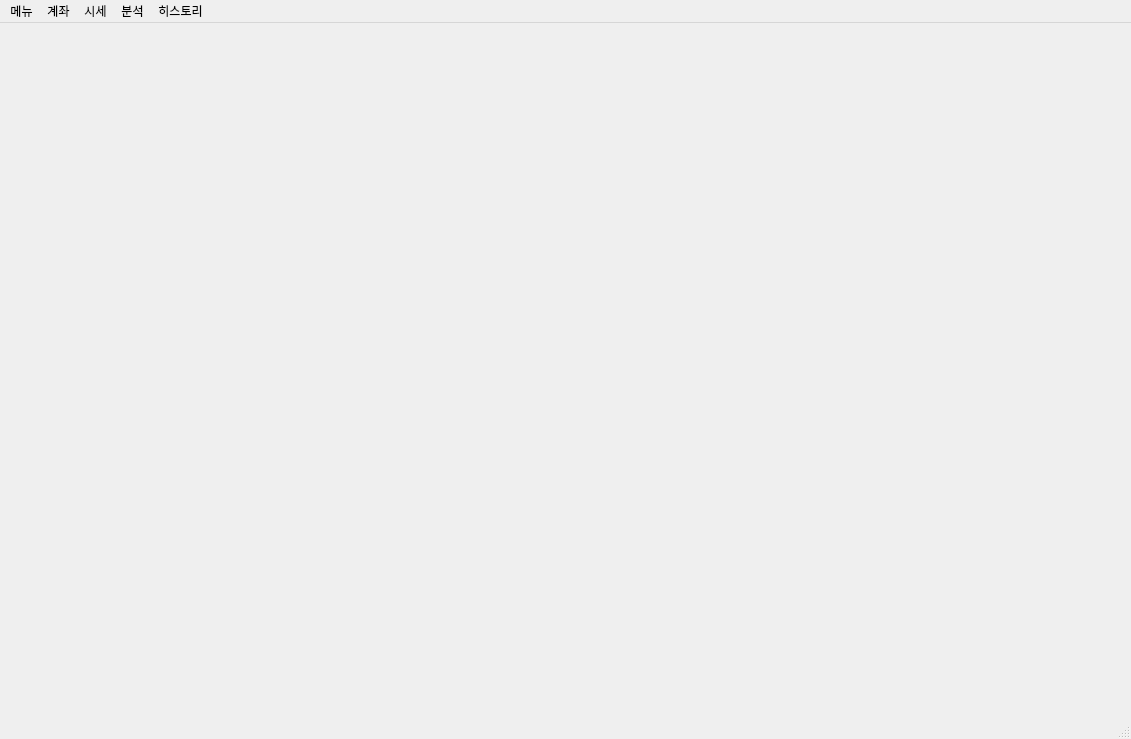
<?xml version="1.0" encoding="UTF-8"?>
<ui version="4.0">
 <class>MainWindow</class>
 <widget class="QMainWindow" name="MainWindow">
  <property name="geometry">
   <rect>
    <x>0</x>
    <y>0</y>
    <width>1131</width>
    <height>739</height>
   </rect>
  </property>
  <property name="windowTitle">
   <string>MainWindow</string>
  </property>
  <widget class="QWidget" name="centralwidget"/>
  <widget class="QStatusBar" name="statusbar"/>
  <widget class="QMenuBar" name="menubar">
   <property name="geometry">
    <rect>
     <x>0</x>
     <y>0</y>
     <width>1131</width>
     <height>22</height>
    </rect>
   </property>
   <widget class="QMenu" name="menu">
    <property name="title">
     <string>메뉴</string>
    </property>
   </widget>
   <widget class="QMenu" name="menu_2">
    <property name="title">
     <string>계좌</string>
    </property>
   </widget>
   <widget class="QMenu" name="menu_3">
    <property name="title">
     <string>시세</string>
    </property>
   </widget>
   <widget class="QMenu" name="menu_4">
    <property name="title">
     <string>분석</string>
    </property>
   </widget>
   <widget class="QMenu" name="menu_5">
    <property name="title">
     <string>히스토리</string>
    </property>
   </widget>
   <addaction name="menu"/>
   <addaction name="menu_2"/>
   <addaction name="menu_3"/>
   <addaction name="menu_4"/>
   <addaction name="menu_5"/>
  </widget>
 </widget>
 <resources/>
 <connections/>
</ui>
